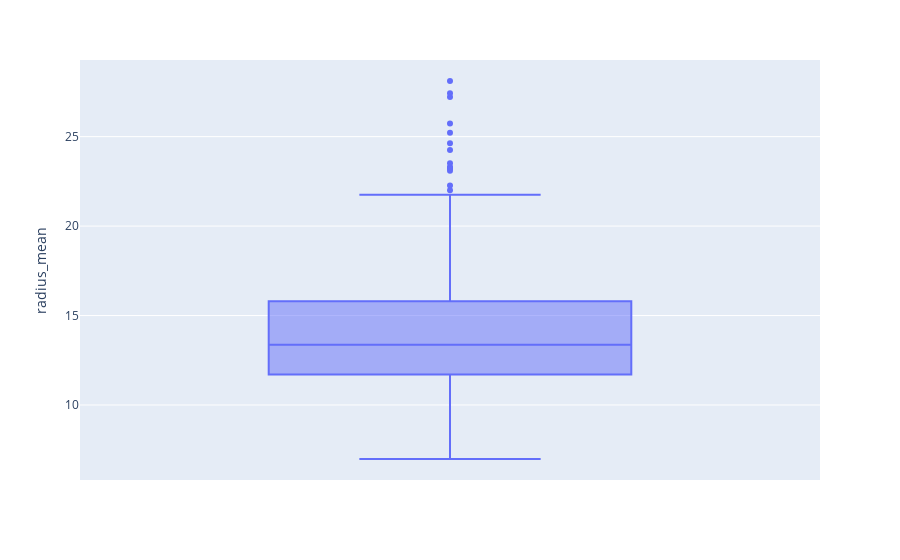

The notebook cell saved with this chart:
### Code cell
#outliers sobre os dados
px.box(dados_cancer, y = 'radius_mean')

### Figure 1 — Plotly figure (JSON) as saved in the notebook; plotly's stock layout.template omitted (floating-point values rounded to 4 significant figures; data arrays with more than 128 entries replaced by an {"elided": "..."} marker saying what was removed)
{"data": [{"alignmentgroup": "True", "hovertemplate": "radius_mean=%{y}<extra></extra>", "legendgroup": "", "marker": {"color": "#636efa"}, "name": "", "notched": false, "offsetgroup": "", "orientation": "v", "showlegend": false, "type": "box", "x0": " ", "xaxis": "x", "y": {"elided": "569 float values"}, "y0": " ", "yaxis": "y"}], "layout": {"boxmode": "group", "legend": {"tracegroupgap": 0}, "margin": {"t": 60}, "xaxis": {"anchor": "y", "domain": [0, 1]}, "yaxis": {"anchor": "x", "domain": [0, 1], "title": {"text": "radius_mean"}}}}
